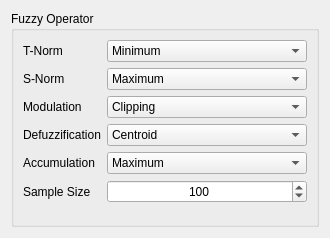
<?xml version="1.0" encoding="UTF-8"?>
<ui version="4.0">
 <class>Preferences</class>
 <widget class="QDialog" name="Preferences">
  <property name="geometry">
   <rect>
    <x>0</x>
    <y>0</y>
    <width>330</width>
    <height>238</height>
   </rect>
  </property>
  <property name="sizePolicy">
   <sizepolicy hsizetype="Fixed" vsizetype="Fixed">
    <horstretch>0</horstretch>
    <verstretch>0</verstretch>
   </sizepolicy>
  </property>
  <property name="windowTitle">
   <string>Preferences</string>
  </property>
  <property name="sizeGripEnabled">
   <bool>false</bool>
  </property>
  <layout class="QVBoxLayout" name="verticalLayout">
   <item>
    <widget class="QGroupBox" name="grx_fuzzy_operator">
     <property name="sizePolicy">
      <sizepolicy hsizetype="Preferred" vsizetype="Minimum">
       <horstretch>0</horstretch>
       <verstretch>0</verstretch>
      </sizepolicy>
     </property>
     <property name="title">
      <string>Fuzzy Operator</string>
     </property>
     <layout class="QVBoxLayout" name="verticalLayout_2">
      <item>
       <layout class="QFormLayout" name="formLayout">
        <item row="4" column="0">
         <widget class="QLabel" name="lbl_accumulation">
          <property name="text">
           <string>Accumulation</string>
          </property>
         </widget>
        </item>
        <item row="4" column="1">
         <widget class="QComboBox" name="cbx_aggregation">
          <property name="minimumSize">
           <size>
            <width>170</width>
            <height>0</height>
           </size>
          </property>
          <item>
           <property name="text">
            <string>Maximum</string>
           </property>
          </item>
          <item>
           <property name="text">
            <string>Sum</string>
           </property>
          </item>
          <item>
           <property name="text">
            <string>Bounded Sum</string>
           </property>
          </item>
         </widget>
        </item>
        <item row="3" column="0">
         <widget class="QLabel" name="lbl_defuzzification">
          <property name="text">
           <string>Defuzzification</string>
          </property>
         </widget>
        </item>
        <item row="3" column="1">
         <widget class="QComboBox" name="cbx_defuzzification">
          <property name="minimumSize">
           <size>
            <width>170</width>
            <height>0</height>
           </size>
          </property>
          <item>
           <property name="text">
            <string>Centroid</string>
           </property>
          </item>
         </widget>
        </item>
        <item row="2" column="0">
         <widget class="QLabel" name="lbl_modulation">
          <property name="text">
           <string>Modulation</string>
          </property>
         </widget>
        </item>
        <item row="2" column="1">
         <widget class="QComboBox" name="cbx_modulation">
          <property name="minimumSize">
           <size>
            <width>170</width>
            <height>0</height>
           </size>
          </property>
          <item>
           <property name="text">
            <string>Clipping</string>
           </property>
          </item>
          <item>
           <property name="text">
            <string>Scaling</string>
           </property>
          </item>
         </widget>
        </item>
        <item row="1" column="1">
         <widget class="QComboBox" name="cbx_snorm">
          <property name="minimumSize">
           <size>
            <width>170</width>
            <height>0</height>
           </size>
          </property>
          <property name="currentIndex">
           <number>0</number>
          </property>
          <item>
           <property name="text">
            <string>Maximum</string>
           </property>
          </item>
          <item>
           <property name="text">
            <string>Sum</string>
           </property>
          </item>
          <item>
           <property name="text">
            <string>Bounded Sum</string>
           </property>
          </item>
         </widget>
        </item>
        <item row="1" column="0">
         <widget class="QLabel" name="lbl_snorm">
          <property name="text">
           <string>S-Norm</string>
          </property>
         </widget>
        </item>
        <item row="0" column="1">
         <widget class="QComboBox" name="cbx_tnorm">
          <property name="minimumSize">
           <size>
            <width>170</width>
            <height>0</height>
           </size>
          </property>
          <property name="currentIndex">
           <number>0</number>
          </property>
          <item>
           <property name="text">
            <string>Minimum</string>
           </property>
          </item>
          <item>
           <property name="text">
            <string>Product</string>
           </property>
          </item>
          <item>
           <property name="text">
            <string>Bounded Difference</string>
           </property>
          </item>
         </widget>
        </item>
        <item row="0" column="0">
         <widget class="QLabel" name="lbl_tnorm">
          <property name="text">
           <string>T-Norm</string>
          </property>
         </widget>
        </item>
        <item row="5" column="0">
         <widget class="QLabel" name="lbl_sample_size">
          <property name="text">
           <string>Sample Size</string>
          </property>
         </widget>
        </item>
        <item row="5" column="1">
         <widget class="QSpinBox" name="isx_sample_size">
          <property name="sizePolicy">
           <sizepolicy hsizetype="Expanding" vsizetype="Fixed">
            <horstretch>0</horstretch>
            <verstretch>0</verstretch>
           </sizepolicy>
          </property>
          <property name="alignment">
           <set>Qt::AlignCenter</set>
          </property>
          <property name="minimum">
           <number>10</number>
          </property>
          <property name="maximum">
           <number>9999999</number>
          </property>
          <property name="singleStep">
           <number>50</number>
          </property>
          <property name="value">
           <number>100</number>
          </property>
         </widget>
        </item>
       </layout>
      </item>
     </layout>
    </widget>
   </item>
  </layout>
 </widget>
 <resources/>
 <connections/>
</ui>
